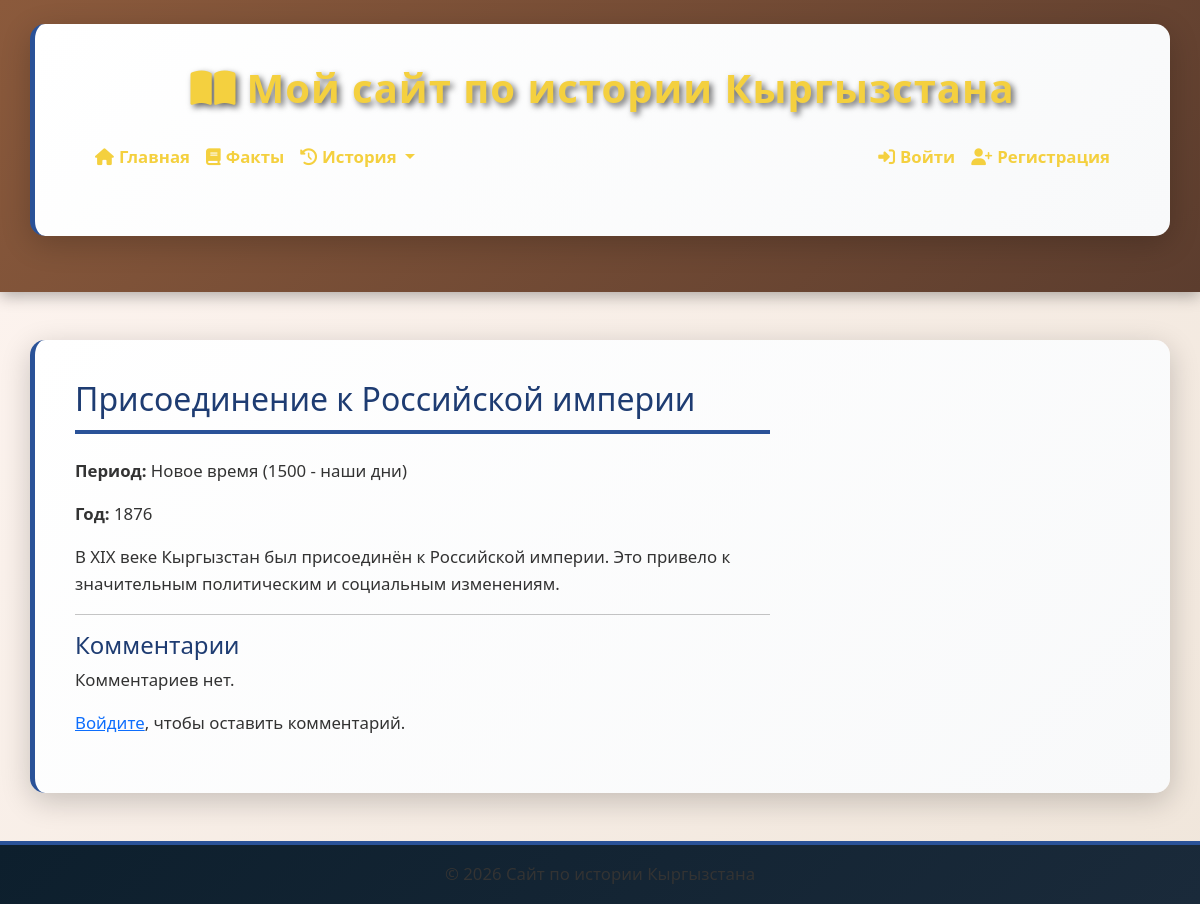
/facts/10/, run on the app's committed database.
### core/models.py (models this page shows, shortened)
class HistoricalFact(models.Model):
    title = models.CharField(max_length=200)
    description = models.TextField()
    period = models.ForeignKey(HistoricalPeriod, on_delete=models.CASCADE)
    year = models.IntegerField(null=True, blank=True)
    image = models.ImageField(upload_to='facts/', null=True, blank=True)
    created_at = models.DateTimeField(auto_now_add=True)
    views = models.IntegerField(default=0)
    class Meta:
        ordering = ['-created_at']
        verbose_name = 'Исторический факт'
        verbose_name_plural = 'Исторические факты'

class HistoricalPeriod(models.Model):
    PERIODS = [
        ('stone', 'Каменный век'),
        ('bronze', 'Бронзовый век'),
        ('iron', 'Железный век'),
        ('medieval', 'Средние века'),
        ('modern', 'Новое время'),
    ]
    name = models.CharField(max_length=100, choices=PERIODS)
    start_year = models.IntegerField()
    end_year = models.IntegerField(null=True, blank=True)
    description = models.TextField()
    created_at = models.DateTimeField(auto_now_add=True)
    class Meta:
        verbose_name = 'Исторический период'
        verbose_name_plural = 'Исторические периоды'
    def __str__(self):
        return f"{self.get_name_display()} ({self.start_year} - {self.end_year or 'наши дни'})"

### core/views.py (the view)
# urls.py: path('facts/<int:pk>/', views.fact_detail, name='fact_detail'),
def fact_detail(request, pk):
    fact = get_object_or_404(HistoricalFact, pk=pk)
    fact.views += 1
    fact.save(update_fields=['views'])
    comments = fact.comments.select_related('author').all()
    is_saved = False
    if request.user.is_authenticated:
        is_saved = SavedArticle.objects.filter(user=request.user, fact=fact).exists()
    return render(request, 'core/fact_detail.html', {'fact': fact, 'comments': comments, 'is_saved': is_saved})

### core/templates/core/fact_detail.html (shortened to what this page needs)
{% extends 'core/base.html' %}
{% block content %}
<div class="row">
    <div class="col-md-8">
        <h2>{{ fact.title }}</h2>
        <p><strong>Период:</strong> {{ fact.period }}</p>
        {% if fact.year %}<p><strong>Год:</strong> {{ fact.year }}</p>{% endif %}
        <p>{{ fact.description }}</p>
        <hr>
        <h4>Комментарии</h4>
        {% for comment in comments %}
            <div class="mb-2">
                <strong>{{ comment.author.username }}</strong> ({{ comment.created_at|date:"Y-m-d H:i" }})
                <p>{{ comment.text }}</p>
            </div>
        {% empty %}
            <p>Комментариев нет.</p>
        {% endfor %}
        {% if user.is_authenticated %}
        <form method="post" action="{% url 'add_comment' fact.pk %}">
            {% csrf_token %}
            <div class="mb-3">
                <label for="text" class="form-label">Оставьте комментарий</label>
                <textarea class="form-control" name="text" id="text" rows="3"></textarea>
            </div>
            <button class="btn btn-primary">Отправить</button>
        </form>
        {% else %}
            <p><a href="{% url 'login' %}">Войдите</a>, чтобы оставить комментарий.</p>
        {% endif %}
    </div>
</div>
{% endblock %}

### static/css/style.css (style rules this page uses)
body { font-family: 'Segoe UI', Tahoma, Geneva, Verdana, sans-serif; line-height: 1.6; font-size: 1.05rem; color: #1a1a1a; background: linear-gradient(135deg, #fef5f1 0%, #f0e6db 100%); margin: 0; padding: 0; }
h2 { color: #1e3c72 !important; border-bottom: 4px solid #2a5298; padding-bottom: .7rem; margin-bottom: 1.5rem; }
h4, h5 { color: #1e3c72 !important; }
p { margin-bottom: 1rem; color: #333 !important; }

### data on the page
HistoricalFact: title "Присоединение к Российской империи", period "Новое время (1500 - наши дни)", year "1876", description "В XIX веке Кыргызстан был присоединён к Российской империи. Это привело к значительным политическим и социальным изменениям."
